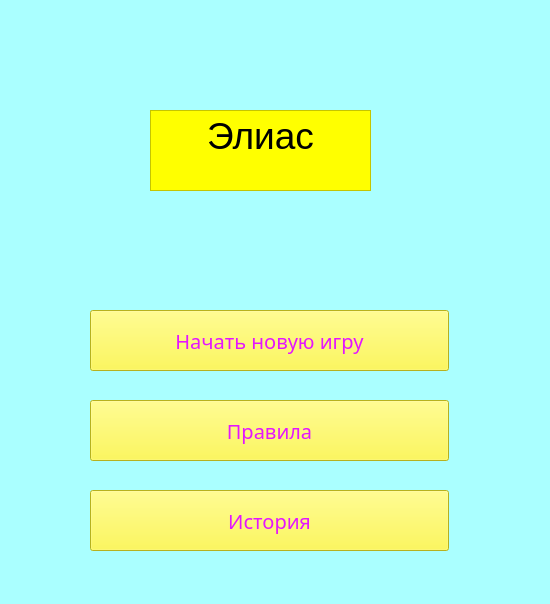
<?xml version="1.0" encoding="UTF-8"?>
<ui version="4.0">
 <class>page1</class>
 <widget class="QMainWindow" name="page1">
  <property name="enabled">
   <bool>true</bool>
  </property>
  <property name="geometry">
   <rect>
    <x>0</x>
    <y>0</y>
    <width>550</width>
    <height>604</height>
   </rect>
  </property>
  <property name="minimumSize">
   <size>
    <width>550</width>
    <height>604</height>
   </size>
  </property>
  <property name="maximumSize">
   <size>
    <width>550</width>
    <height>604</height>
   </size>
  </property>
  <property name="sizeIncrement">
   <size>
    <width>0</width>
    <height>0</height>
   </size>
  </property>
  <property name="palette">
   <palette>
    <active>
     <colorrole role="Button">
      <brush brushstyle="SolidPattern">
       <color alpha="255">
        <red>170</red>
        <green>255</green>
        <blue>255</blue>
       </color>
      </brush>
     </colorrole>
     <colorrole role="Base">
      <brush brushstyle="SolidPattern">
       <color alpha="255">
        <red>170</red>
        <green>255</green>
        <blue>255</blue>
       </color>
      </brush>
     </colorrole>
     <colorrole role="Window">
      <brush brushstyle="SolidPattern">
       <color alpha="255">
        <red>170</red>
        <green>255</green>
        <blue>255</blue>
       </color>
      </brush>
     </colorrole>
     <colorrole role="Highlight">
      <brush brushstyle="SolidPattern">
       <color alpha="255">
        <red>163</red>
        <green>58</green>
        <blue>255</blue>
       </color>
      </brush>
     </colorrole>
     <colorrole role="AlternateBase">
      <brush brushstyle="SolidPattern">
       <color alpha="255">
        <red>197</red>
        <green>170</green>
        <blue>255</blue>
       </color>
      </brush>
     </colorrole>
    </active>
    <inactive>
     <colorrole role="Button">
      <brush brushstyle="SolidPattern">
       <color alpha="255">
        <red>170</red>
        <green>255</green>
        <blue>255</blue>
       </color>
      </brush>
     </colorrole>
     <colorrole role="Base">
      <brush brushstyle="SolidPattern">
       <color alpha="255">
        <red>170</red>
        <green>255</green>
        <blue>255</blue>
       </color>
      </brush>
     </colorrole>
     <colorrole role="Window">
      <brush brushstyle="SolidPattern">
       <color alpha="255">
        <red>170</red>
        <green>255</green>
        <blue>255</blue>
       </color>
      </brush>
     </colorrole>
     <colorrole role="Highlight">
      <brush brushstyle="SolidPattern">
       <color alpha="255">
        <red>163</red>
        <green>58</green>
        <blue>255</blue>
       </color>
      </brush>
     </colorrole>
     <colorrole role="AlternateBase">
      <brush brushstyle="SolidPattern">
       <color alpha="255">
        <red>197</red>
        <green>170</green>
        <blue>255</blue>
       </color>
      </brush>
     </colorrole>
    </inactive>
    <disabled>
     <colorrole role="Button">
      <brush brushstyle="SolidPattern">
       <color alpha="255">
        <red>170</red>
        <green>255</green>
        <blue>255</blue>
       </color>
      </brush>
     </colorrole>
     <colorrole role="Base">
      <brush brushstyle="SolidPattern">
       <color alpha="255">
        <red>170</red>
        <green>255</green>
        <blue>255</blue>
       </color>
      </brush>
     </colorrole>
     <colorrole role="Window">
      <brush brushstyle="SolidPattern">
       <color alpha="255">
        <red>170</red>
        <green>255</green>
        <blue>255</blue>
       </color>
      </brush>
     </colorrole>
     <colorrole role="Highlight">
      <brush brushstyle="SolidPattern">
       <color alpha="255">
        <red>163</red>
        <green>58</green>
        <blue>255</blue>
       </color>
      </brush>
     </colorrole>
     <colorrole role="AlternateBase">
      <brush brushstyle="SolidPattern">
       <color alpha="255">
        <red>197</red>
        <green>170</green>
        <blue>255</blue>
       </color>
      </brush>
     </colorrole>
    </disabled>
   </palette>
  </property>
  <property name="windowTitle">
   <string>MainWindow</string>
  </property>
  <property name="styleSheet">
   <string notr="true">background-color: rgb(170, 255, 255);</string>
  </property>
  <property name="iconSize">
   <size>
    <width>10</width>
    <height>30</height>
   </size>
  </property>
  <widget class="QWidget" name="centralwidget">
   <widget class="QPushButton" name="rules">
    <property name="geometry">
     <rect>
      <x>90</x>
      <y>400</y>
      <width>359</width>
      <height>61</height>
     </rect>
    </property>
    <property name="font">
     <font>
      <family>Papyrus</family>
      <pointsize>15</pointsize>
      <weight>50</weight>
      <italic>false</italic>
      <bold>false</bold>
     </font>
    </property>
    <property name="styleSheet">
     <string notr="true">font: 15pt &quot;Papyrus&quot;;
background-color: rgb(255, 248, 44);
color: rgb(228, 21, 255);</string>
    </property>
    <property name="text">
     <string>Правила</string>
    </property>
   </widget>
   <widget class="QPushButton" name="newgame">
    <property name="geometry">
     <rect>
      <x>90</x>
      <y>310</y>
      <width>359</width>
      <height>61</height>
     </rect>
    </property>
    <property name="minimumSize">
     <size>
      <width>359</width>
      <height>61</height>
     </size>
    </property>
    <property name="maximumSize">
     <size>
      <width>359</width>
      <height>61</height>
     </size>
    </property>
    <property name="font">
     <font>
      <family>Papyrus</family>
      <pointsize>15</pointsize>
      <weight>50</weight>
      <italic>false</italic>
      <bold>false</bold>
     </font>
    </property>
    <property name="styleSheet">
     <string notr="true">font: 15pt &quot;Papyrus&quot;;
background-color: rgb(255, 248, 44);
color: rgb(228, 21, 255);</string>
    </property>
    <property name="text">
     <string>Начать новую игру</string>
    </property>
   </widget>
   <widget class="QTextBrowser" name="textBrowser">
    <property name="geometry">
     <rect>
      <x>150</x>
      <y>110</y>
      <width>221</width>
      <height>81</height>
     </rect>
    </property>
    <property name="styleSheet">
     <string notr="true">background-color: rgb(255, 255, 0);
font: 75 8pt &quot;MS Shell Dlg 2&quot;;
font: 48pt &quot;MS Shell Dlg 2&quot;;
</string>
    </property>
    <property name="html">
     <string>&lt;!DOCTYPE HTML PUBLIC &quot;-//W3C//DTD HTML 4.0//EN&quot; &quot;http://www.w3.org/TR/REC-html40/strict.dtd&quot;&gt;
&lt;html&gt;&lt;head&gt;&lt;meta name=&quot;qrichtext&quot; content=&quot;1&quot; /&gt;&lt;style type=&quot;text/css&quot;&gt;
p, li { white-space: pre-wrap; }
&lt;/style&gt;&lt;/head&gt;&lt;body style=&quot; font-family:'MS Shell Dlg 2'; font-size:48pt; font-weight:400; font-style:normal;&quot;&gt;
&lt;p align=&quot;center&quot; style=&quot; margin-top:0px; margin-bottom:0px; margin-left:0px; margin-right:0px; -qt-block-indent:0; text-indent:0px;&quot;&gt;&lt;span style=&quot; font-size:28pt;&quot;&gt;Элиас&lt;/span&gt;&lt;/p&gt;&lt;/body&gt;&lt;/html&gt;</string>
    </property>
   </widget>
   <widget class="QPushButton" name="history">
    <property name="geometry">
     <rect>
      <x>90</x>
      <y>490</y>
      <width>359</width>
      <height>61</height>
     </rect>
    </property>
    <property name="font">
     <font>
      <family>Papyrus</family>
      <pointsize>15</pointsize>
      <weight>50</weight>
      <italic>false</italic>
      <bold>false</bold>
     </font>
    </property>
    <property name="styleSheet">
     <string notr="true">font: 15pt &quot;Papyrus&quot;;
background-color: rgb(255, 248, 44);
color: rgb(228, 21, 255);</string>
    </property>
    <property name="text">
     <string>История</string>
    </property>
   </widget>
  </widget>
  <widget class="QStatusBar" name="statusbar"/>
 </widget>
 <resources/>
 <connections/>
</ui>
